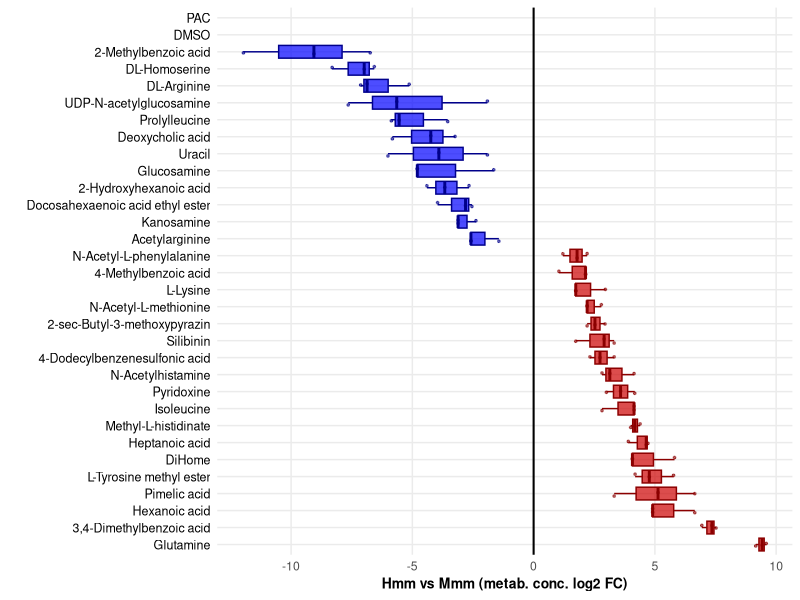
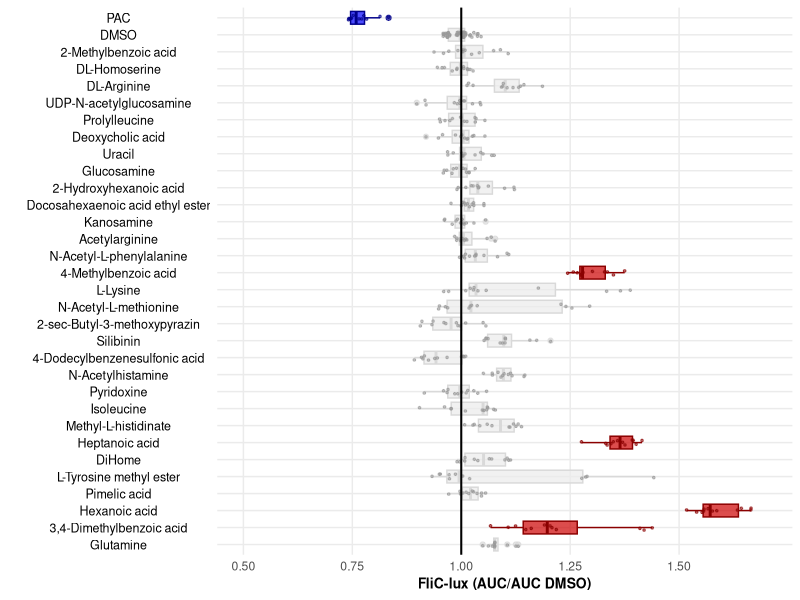
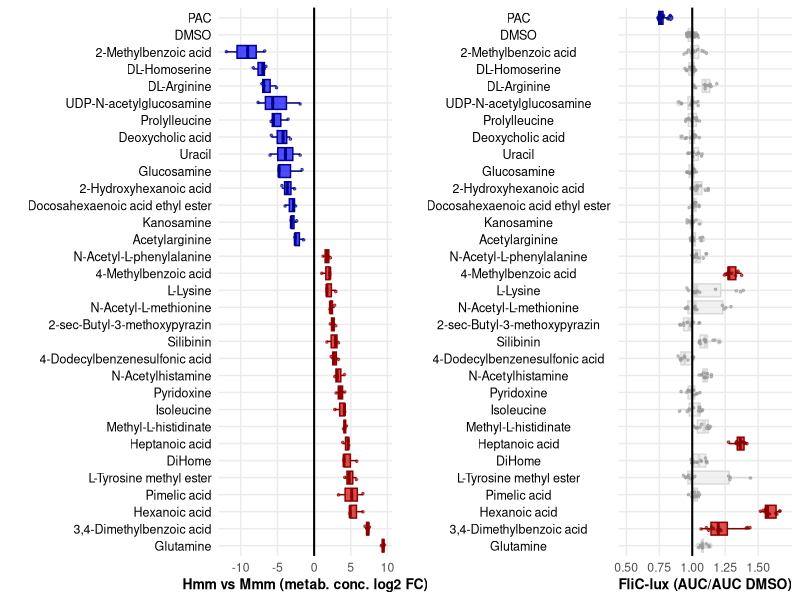

Reproduce these figures in R, in order. (Note: this script raises an error after producing the figures.)
## ---- chunk 1
rm(list=ls())
library(cluster)
library(ggfortify)
library(gplots)
library(cowplot)
library(dplyr)
library(stringr)
library(tibble)
library(readr)
library(ggplot2)
library(reshape)
library(tidyr)
library(data.table)
library(gridExtra)
library(grid)
library(ggpubr)
## ---- chunk 2
meta_LIST <- read_csv("./data/List_Curated_Metab.csv")
meta_DE <- read_csv("./data/DE_H_vs_M.csv")
meta_COUNT <- read_csv("./data/t_norm_log_abundance.csv")
meta_sTOg <- read_csv("./data/Sample_TO_group.csv")
auc <- read_csv("./data/FliC_AUC.csv")
auc_AV <- read_csv("./data/FliC_AUC_average.csv")

meta_DE = meta_DE %>% select(.,-X1) %>% rename(.,c("MetabID"="id_METAB"))
meta_COUNT=meta_COUNT %>% rename(.,c("MetaID"="id_METAB"))
## ---- chunk 3
#remember that count norm log is logaritmic

#meta_COUNT_b=meta_COUNT %>% mutate_if(is.numeric,exp)
meta_COUNT_LIST=meta_COUNT %>% inner_join(.,meta_LIST,by=c("id_METAB"))

temp_meta_COUNT_LIST_PLOT=meta_COUNT_LIST %>%   mutate_if(is.numeric,exp) %>% select(.,'3317A','3318A','3319A','3320A','3321A','3322A','3325A','3326A',id_METAB,name_FINAL) %>% gather(.,key=sample,value=count,-id_METAB,-name_FINAL) %>% inner_join(x = .,y = meta_sTOg,by =  c( "sample")) 

#calculate the average f Mmb for each metabolite so than you can use it to normalise and calculate Hmm vs Mmm for each metabolit for the plot
meta_COUNT_LIST_PLOT_average=temp_meta_COUNT_LIST_PLOT %>% group_by(group,id_METAB,name_FINAL) %>% summarise(.,count_mean=mean(count)) %>% spread(.,key=group,value=count_mean) %>% select(., id_METAB,name_FINAL,Mmb_stock_100) %>% rename(.,c("Mmb_stock_100"="Mmb_average"))

#if the average is zero substitute with the minimum count ever detected in all metabolites
#define mimnimun to solve problem when te read is zero
minimum=meta_COUNT %>% select(.,-id_METAB) %>%  mutate_if(is.numeric,exp)
minimum=min(minimum)
meta_COUNT_LIST_PLOT_average=meta_COUNT_LIST_PLOT_average %>% mutate(Mmb_average=ifelse(Mmb_average==0,minimum,Mmb_average))


meta_COUNT_LIST_PLOT=temp_meta_COUNT_LIST_PLOT %>% inner_join(.,meta_COUNT_LIST_PLOT_average, by=c("name_FINAL","id_METAB")) %>% filter(.,group=="Hmb_stock_100") %>% mutate(.,HmmVSMmm_fc=count/Mmb_average) %>% select(.,-count,-Mmb_average) %>% mutate_if(is.numeric,log2) %>% arrange(.,desc(HmmVSMmm_fc)) %>% mutate(.,meta_fillcol=ifelse(HmmVSMmm_fc>0,"dark red","dark blue")) 
#add artififcially rows with DMSO and PAC, both with a value of zero
meta_COUNT_LIST_PLOT=meta_COUNT_LIST_PLOT %>% union(.,tibble(id_METAB= c("u","u","u","u","u","u"),name_FINAL=c("PAC","PAC","PAC","DMSO","DMSO","DMSO"),sample= c("u","u","u","u","u","u"),group= c("u","u","u","u","u","u"),name= c("u","u","u","u","u","u"),HmmVSMmm_fc= c(0,0,0,0,0,0),meta_fillcol= c("u","u","u","u","u","u") ) ) %>% mutate(.,HmmVSMmm_fc=ifelse(HmmVSMmm_fc==0,NA,HmmVSMmm_fc))

positions = meta_COUNT_LIST_PLOT %>% group_by(.,name_FINAL) %>% summarise(HmmVSMmm_fc=mean(HmmVSMmm_fc)) %>% arrange(desc(HmmVSMmm_fc)) %>% pull(var = name_FINAL) %>% unique(.)

p1=ggplot(data=meta_COUNT_LIST_PLOT,aes(x=name_FINAL, y=HmmVSMmm_fc), group=name)+
geom_boxplot(aes(fill=meta_fillcol,colour=meta_fillcol),alpha=0.7)+
scale_fill_manual(values=c("blue","red3","yellow"))+
  scale_colour_manual(values=c("dark  blue","red4","yellow"))+

geom_jitter(position=position_jitter(width=0.15, height=0), alpha=0.6,size=0.6,color=meta_COUNT_LIST_PLOT$meta_fillcol)+
ylab("Hmm vs Mmm (metab. conc. log2 FC)")+
xlab("")+
scale_x_discrete(limits = positions, drop=FALSE)+
geom_hline(yintercept = 0, color = "black", size=0.7)+
coord_flip()+
theme_minimal()+
theme(legend.position="none")+
theme(axis.text.y = element_text( hjust = 1, size=9,color="black"), axis.title=element_text(size=10,face="bold"),panel.grid.minor = element_blank())
p1








## ---- chunk 4
#auc_PD=auc %>% filter(.,c_num==29 | c_num==30) %>% rename(.,c("c_name"="name_FINAL"))
#meta_COUNT_LIST_PLOT=meta_COUNT_LIST_PLOT
auc_LIST_PLOT=auc %>% rename(.,c("group"="auc_group","c_name"="name_FINAL"))   %>% filter(.,pathogen !=0) %>% filter(.,c_num !=31) %>% inner_join(.,unique(select(meta_COUNT_LIST_PLOT,name_FINAL)),by=c("name_FINAL"),copy =
FALSE) %>% inner_join(.,select(auc_AV,c_name,auc_norm_pval,auc_up_down_ns),by=c("name_FINAL"="c_name")) %>% filter(., auc_up_down_ns==0 | auc_up_down_ns==-1 | auc_up_down_ns==1) %>% mutate(.,auc_fillcol=ifelse(auc_up_down_ns==1,"dark red","grey60")) %>% mutate(.,auc_fillcol=ifelse(auc_up_down_ns==-1,"dark blue",auc_fillcol))


positions = meta_COUNT_LIST_PLOT %>% group_by(.,name_FINAL) %>% summarise(HmmVSMmm_fc=mean(HmmVSMmm_fc)) %>% arrange(desc(HmmVSMmm_fc)) %>% pull(var = name_FINAL) %>% unique(.)

p2=ggplot(data=auc_LIST_PLOT,aes(x=name_FINAL, y=auc_norm), group=name_FINAL)+
geom_boxplot(aes(fill=factor(auc_fillcol),colour=factor(auc_fillcol)),alpha=0.7)+
scale_fill_manual(values=c("blue","red3","grey92"))+
scale_colour_manual(values=c("dark blue","red4","grey85"))+
geom_jitter(position=position_jitter(width=0.15, height=0), alpha=0.6,size=0.6,colour=auc_LIST_PLOT$auc_fillcol)+
ylab("FliC-lux (AUC/AUC DMSO)")+
xlab("")+
scale_x_discrete(limits = positions)+
scale_y_continuous(limits=c(0.5,1.7),breaks=c(0.5,0.75,1,1.25,1.5))+
coord_flip()+
theme_minimal()+
theme(legend.position="none")+
geom_hline(yintercept = 1, color = "black", size=0.7)+
theme(axis.text.y = element_text( hjust=0.5, angle=0, size=9,color="black"), axis.title=element_text(size=10,face="bold"),panel.grid.minor = element_blank())

# panel.grid.major = element_blank(),
#     panel.grid.minor = element_blank(),
#     panel.border = element_blank(),
#     panel.background = element_blank())

p2


## ---- chunk 5
 #save
ggarrange(p1, p2,ncol = 2, nrow = 1)
ggsave <- ggplot2::ggsave; body(ggsave) <- body(ggplot2::ggsave)[-2]
g <- arrangeGrob(p1, p2, nrow=1,ncol=2) #generates g
ggsave(filename = g, path="./fig",device="svg",width = 9,height = 6, bg = "transparent")
#now rename the file
file.rename("./fig/gtable[arrange]", "./fig/Metab-Comp.svg")
## ---- chunk 6
temp_meta_COUNT=inner_join(x = meta_COUNT,y = meta_DE,by =  c( "id_METAB"))  %>% column_to_rownames(.,var = 'id_METAB') %>% select(.,'3317A','3318A','3319A','3320A','3321A','3322A','3325A','3326A')

#renema columns with a name with identifier from meta_sTOg file
colnames(temp_meta_COUNT)=filter(meta_sTOg,sample==colnames(temp_meta_COUNT)) %>% pull(.,name)

#re order columns here so the dendogram starts with pre-ferm!!!

temp_meta_COUNT=temp_meta_COUNT %>% select(.,Pre_3325A,Pre_3326A,Hmb_3317A,Hmb_3318A,Hmb_3319A,Mmb_3320A,Mmb_3321A,Mmb_3322A) %>% dplyr::rename(.,P_25=Pre_3325A,P_26=Pre_3326A,H_17=Hmb_3317A,H_18=Hmb_3318A,H_19=Hmb_3319A,M_20=Mmb_3320A,M_21=Mmb_3321A,M_22=Mmb_3322A)


h_data=NULL
#save the figure you will generate
#set width and hight of the figure to save
w=3.5
h=2.5

while (!is.null(dev.list()))  dev.off()
svglite::svglite(file = "./fig/AllMetabHeatMap.svg",width = w, height = h,bg = "transparent",pointsize = 8)
h_data=data.matrix(temp_meta_COUNT,rownames.force = NA)






## Get palette colours
my_palette <- colorRampPalette(c("white","light blue", "dark blue"))(n = 20)



#make row dendro
data.r = scale(t(h_data)) #scale column data for row dendro
dendro.r <- hclust(as.dist(1-cor(data.r, method="pearson")), method="complete")

#par(oma=c(1,4,1,8))
#where par(mar=c(bottom,left,top,right))
p=heatmap.2(h_data,
          #col=,
          trace="none", 
          col=my_palette, 
          #main=paste("Metab. stock all sig. better dendro n=",nrow(h_data)),
          #margins=c(1,1), #increase margin
          #labRow = FALSE,
          scale="row",
          density.info="none",
          ColSideColors = c("grey","grey","red","red","red","dark blue","dark blue","dark blue"),
          #lhei = c(0.8,8),
          cexRow = 1.3,
          cexCol = 1.2,
          lwid = c(1.5, 4),
          Rowv=as.dendrogram(dendro.r), 
          labRow = FALSE
          
          )
dev.off()

## ---- chunk 7

temp_meta_COUNT=inner_join(x = meta_COUNT,y = meta_DE,by =  c( "id_METAB"))  %>%  select(.,id_METAB,'3317A','3318A','3319A','3320A','3321A','3322A','3325A','3326A') %>% dplyr::rename(.,PreFerm_25='3325A',PreFerm_26='3326A',HMmet_17='3317A',HMmet_18='3318A',HMmet_19='3319A',MMmet_20='3320A',MMmet_21='3321A',MMmet_22='3322A')

t_temp_meta_COUNT=t(dplyr::select(temp_meta_COUNT,-id_METAB))

df_pca <- prcomp(t_temp_meta_COUNT)
df_out <- as.data.frame(df_pca$x)
df_out$group <- sapply( strsplit(as.character(row.names(t_temp_meta_COUNT)), "_"), "[[", 1 )
head(df_out)

percentage <- round(df_pca$sdev / sum(df_pca$sdev) * 100, 2)
percentage <- paste( colnames(df_out), "(", paste( as.character(percentage), "%", ")", sep="") )

p<-ggplot(df_out,aes(x=PC1,y=PC2,color=group,shape=group ))+
  geom_point(size=2,alpha=0.7)+ 
  scale_colour_manual(values=c(MMmet="dark blue",HMmet="red",PreFerm="grey"))+

  xlab(percentage[1]) + 
  ylab(percentage[2])+
  #stat_ellipse(type = "norm", linetype = 2)+
  theme(
    plot.title = element_text(hjust = 0.5,colour="black"),
    axis.text=element_text(size=8,colour="black"), 
    axis.title=element_text(size=8,colour="black"),
    panel.background = element_rect(fill = "transparent"),
    plot.background = element_rect(fill = "transparent", colour = NA),
    legend.title=element_blank(),
    legend.text = element_text(size=8,colour="black")

    ) 
p

## ---- chunk 8
#figure size:
w=4
h=3

#save 
ggsave(p, device = "svg",filename = "./fig/MetabPCA.svg",width = w, height = h, bg = "transparent")
